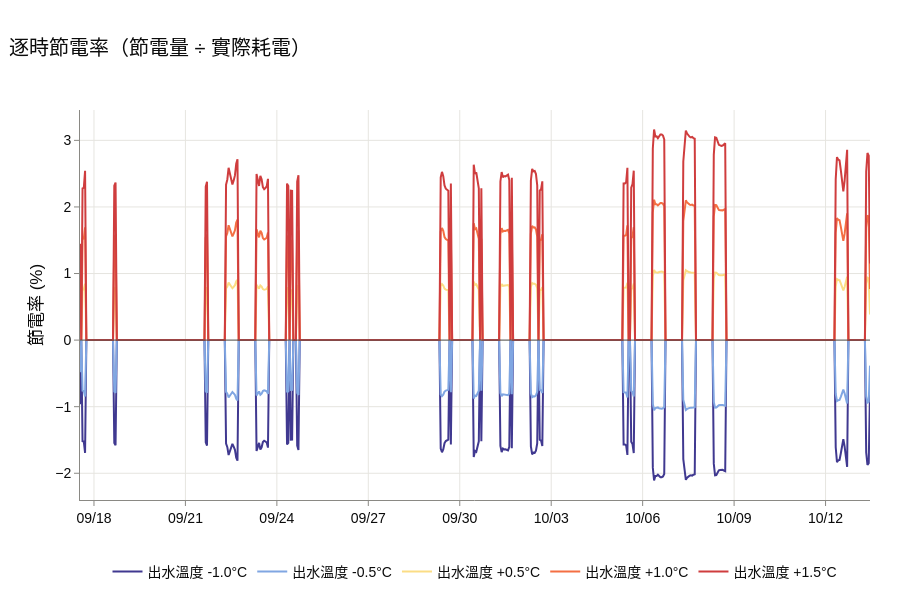

This figure's notebook cell:
### Code cell
plot_scenarios("SAVING_PCT", "逐時節電率（節電量 ÷ 實際耗電）", "節電率 (%)")

### Figure 1 — Plotly figure (JSON) as saved in the notebook; plotly's stock layout.template omitted (floating-point values rounded to 4 significant figures; data arrays with more than 128 entries replaced by an {"elided": "..."} marker saying what was removed)
{"data": [{"line": {"color": "#403990", "width": 2}, "mode": "lines", "name": "出水溫度 -1.0°C", "type": "scatter", "x": {"elided": "623 str values"}, "y": {"elided": "623 float values"}}, {"line": {"color": "#80A6E2", "width": 2}, "mode": "lines", "name": "出水溫度 -0.5°C", "type": "scatter", "x": {"elided": "623 str values"}, "y": {"elided": "623 float values"}}, {"line": {"color": "#FBDD85", "width": 2}, "mode": "lines", "name": "出水溫度 +0.5°C", "type": "scatter", "x": {"elided": "623 str values"}, "y": {"elided": "623 float values"}}, {"line": {"color": "#F46F43", "width": 2}, "mode": "lines", "name": "出水溫度 +1.0°C", "type": "scatter", "x": {"elided": "623 str values"}, "y": {"elided": "623 float values"}}, {"line": {"color": "#CF3D3E", "width": 2}, "mode": "lines", "name": "出水溫度 +1.5°C", "type": "scatter", "x": {"elided": "623 str values"}, "y": {"elided": "623 float values"}}], "layout": {"height": 600, "hovermode": "x unified", "legend": {"orientation": "h", "x": 0.5, "xanchor": "center", "y": 0.02, "yanchor": "bottom", "yref": "container"}, "margin": {"b": 100}, "shapes": [{"line": {"color": "#52514e", "width": 1}, "type": "line", "x0": 0, "x1": 1, "xref": "x domain", "y0": 0, "y1": 0, "yref": "y"}], "title": {"subtitle": {"text": ""}, "text": "逐時節電率（節電量 ÷ 實際耗電）"}, "xaxis": {"hoverformat": "%m/%d %H:%M", "tickformat": "%m/%d"}, "yaxis": {"title": {"text": "節電率 (%)"}}}}
